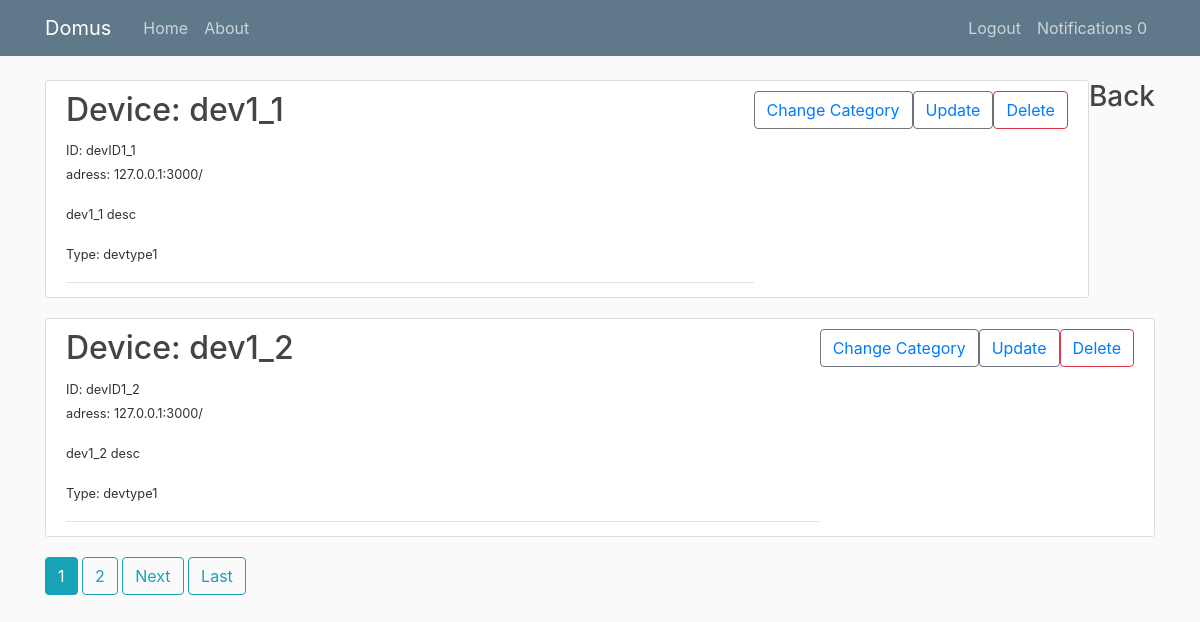
Page /category/24/ (signed in) on the committed database.
### devices/models.py (models this page shows, shortened)
class UserProfile(models.Model):
    user = models.OneToOneField(User,on_delete=models.CASCADE)
    unreaded_notifications = models.IntegerField()

class Device(models.Model):
    deviceID = models.CharField(max_length=50, unique = True)
    Devtype = models.ForeignKey(DeviceType,on_delete=models.CASCADE)
    name = models.CharField(max_length=50)
    description = models.CharField(max_length=250)
    ip_adress = models.CharField(max_length=15)
    port = models.IntegerField()
    path = models.CharField(max_length = 100, default = '/')

class DeviceType(models.Model):
    deviceType = models.CharField(max_length=50, unique = True)
    name = models.CharField(max_length=50)
    manufacturer = models.CharField(max_length=80)
    description = models.CharField(max_length=250)
    def __str__(self):
        return self.name

### devices/views.py (the view)
# urls.py: path('category/<int:pk>/',DevicesCategoryView.as_view(),name="category"),
class DevicesCategoryView(LoginRequiredMixin,UserPassesTestMixin,ListView):
    model = Device
    template_name = 'devices/category.html'
    context_object_name = 'devices'
    paginate_by = 2
    def get_context_data(self, **kwargs):
        context = super().get_context_data(**kwargs)
        cat = get_object_or_404(Category, id=self.kwargs.get('pk'))
        context['cat'] = cat
        return context
    def get_queryset(self):
       cat = get_object_or_404(Category, id=self.kwargs.get('pk'))
       return Device.objects.filter(category = cat).order_by('name')
    def test_func(self):
        cat = get_object_or_404(Category, id=self.kwargs.get('pk'))
        if(cat.owner == self.request.user):
            return True
        return False

### devices/templates/devices/category.html
{% extends "devices/paginable.html" %}
{% block content %}
<div class="float-md-right"> <a href="{% url 'home' %}"><h3>Back</h3></a></div>
    {% for dev in devices %}
        <article class="media content-section">
            <div class="media-body">
                <div class="article-metadata">
                    <a href="{% url 'device' cat.id dev.id %}" ><h2>Device: {{ dev.name }}</h2></a>
                    <p><small>ID: {{ dev.deviceID }}</small></br>
                    <small>adress: {{ dev.ip_adress }}:{{ dev.port }}{{ dev.path }}</small> </p>
                    <p> <small>{{ dev.description }} </small> </p>
                    <p><small>Type: {{dev.Devtype }}</small></p>
                </div>
            </div>
            <div>
                <button class="btn btn-outline-secondary" ><a href="{% url 'changecategory' cat.id dev.id cat.id %}">Change Category</a></button>
            </div>
            <div>
                <button class="btn btn-outline-secondary" ><a href="{% url 'updatedevice' cat.id dev.id %}">Update</a></button>
            </div>
            <div>
                <button class="btn btn-outline-danger" ><a href="{% url 'deletedevice' cat.id dev.id %}">Delete</a></button>
            </div>
        </article>
    {% endfor %}
{% endblock content %}

### devices/templates/devices/base.html (shortened to what this page needs)
{% load static %}
<!DOCTYPE html>
<html>
    <head>
        <link rel="stylesheet" href="https://maxcdn.bootstrapcdn.com/bootstrap/4.0.0/css/bootstrap.min.css">
        <link rel="stylesheet" type="text/css" href="{% static 'devices/main.css' %} ">
    </head>
    <body>
        <header class="site-header">
            <nav class="navbar navbar-expand-md navbar-dark bg-steel fixed-top">
                <div class="container">
                    <a class="navbar-brand mr-4" href="{% url 'home' %}">Domus</a>
                    <div class="collapse navbar-collapse" id="navbarToggle">
                        <div class="navbar-nav mr-auto">
                        <a class="nav-item nav-link" href="{% url 'home' %}">Home</a>
                        <a class="nav-item nav-link" href="{% url 'about-page' %}">About</a>
                        </div>
                        <div class="navbar-nav">
                        {% if user.is_authenticated %}
                        <a class="nav-item nav-link" href="{% url 'logout' %}">Logout</a>
                        <a class="nav-item nav-link" href="{% url 'notifications' %}">Notifications {{ user.userprofile.unreaded_notifications }}</a>
                        {% else %}
                        <a class="nav-item nav-link" href="{% url 'login' %}">Login</a>
                        <a class="nav-item nav-link" href="{% url 'register' %}">Register</a>
                        {% endif %}
                        </div>
                    </div>
                </div>
            </nav>
        </header>
        <main role="main" class="container">
        <div class="row">
            <div class="col-md-12">
            {% block content %}{% endblock %}
            {% block pagination %} {% endblock %}
            </div>
        </div>
        </main>
    </body>
</html>

### devices/static/devices/main.css (style rules this page uses)
body { background: #fafafa; color: #333333; margin-top: 5rem; }
h1, h2, h3, h4, h5, h6 { color: #444444; }
.bg-steel { background-color: #5f788a; }
.site-header .navbar-nav .nav-link { color: #cbd5db; }
.content-section { background: #ffffff; padding: 10px 20px; border: 1px solid #dddddd; border-radius: 3px; margin-bottom: 20px; }
.article-metadata { padding-bottom: 1px; margin-bottom: 4px; border-bottom: 1px solid #e3e3e3 }

### rows in the picture
Device: name "dev1_1", deviceID "devID1_1", ip_adress "127.0.0.1", port "3000", path "/", description "dev1_1 desc", Devtype "devtype1"
Device: name "dev1_2", deviceID "devID1_2", ip_adress "127.0.0.1", port "3000", path "/", description "dev1_2 desc", Devtype "devtype1"

### other values in the picture
{{ user.userprofile.unreaded_notifications }} "0"
{{ num }} "1"
{{ num }} "2"
